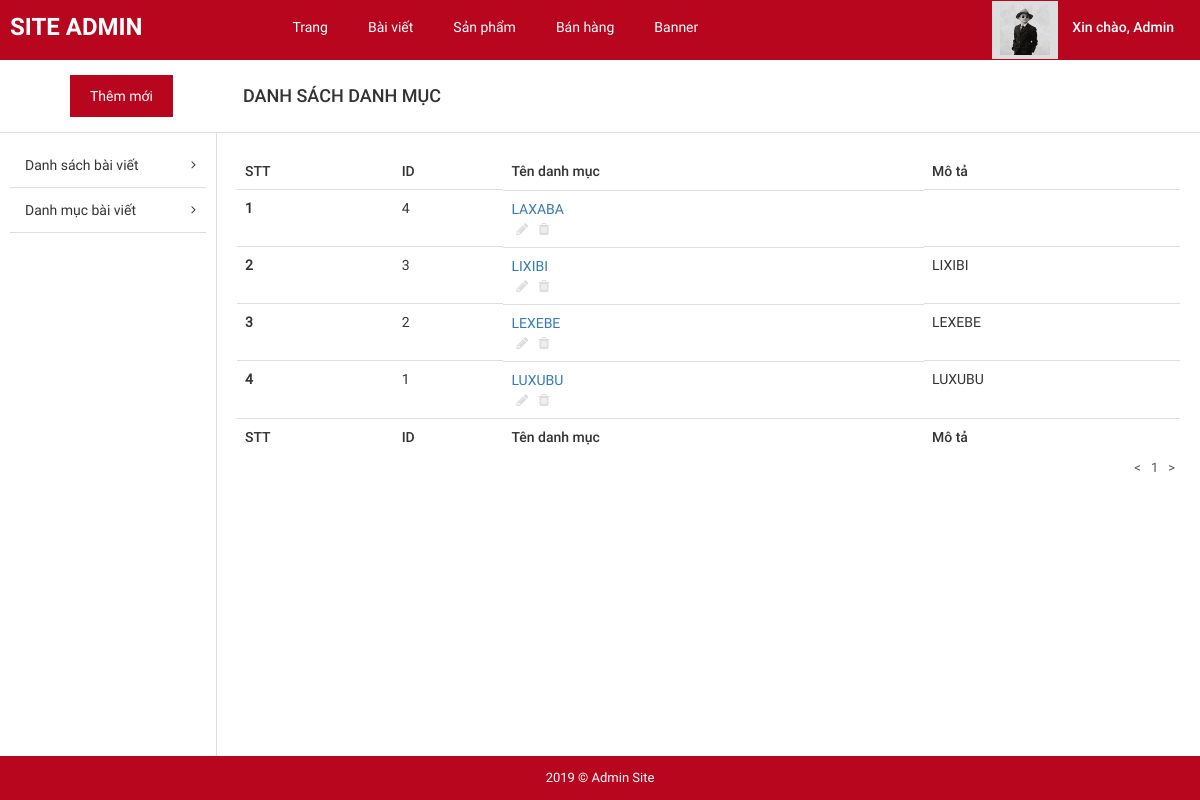
The app's page /shoe/admin/?page=list_cat (signed in) with its own data.
### tables this page shows
CREATE TABLE `tbl_user` (
  `username` varchar(30) NOT NULL,
  `name` char(50) DEFAULT NULL,
  `email` varchar(200) DEFAULT NULL,
  `phone` varchar(10) DEFAULT NULL,
  `address` varchar(200) DEFAULT NULL,
  `password` varchar(100) NOT NULL
);

CREATE TABLE `tbl_category` (
  `id` int(11) NOT NULL,
  `title` varchar(100) NOT NULL,
  `content` text NOT NULL
);

### shoe/admin/pages/list_cat.php (the view, shortened to what this page needs)
<div id="main-content-wp" class="list-cat-page">
    <div class="section" id="title-page">
        <div class="clearfix">
            <a href="?page=add_cat" title="" id="add-new" class="fl-left">Thêm mới</a>
            <h3 id="index" class="fl-left">Danh sách danh mục</h3>
        </div>
    </div>
    <div class="wrap clearfix">
        <div id="sidebar" class="fl-left">
            <ul id="list-cat">
                <li>
                    <a href="?page=list_post" title="">Danh sách bài viết</a>
                </li>
                <li>
                    <a href="?page=list_cat" title="">Danh mục bài viết</a>
                </li>
            </ul>
        </div>
        <div id="content" class="fl-right">
            <div class="section" id="detail-page">
                <div class="section-detail">
                    <div class="table-responsive">
                        <table class="table list-table-wp">
                            <thead>
                                <tr>
                                    <td><span class="thead-text">STT</span></td>
                                    <td><span class="thead-text">ID</span></td>
                                    <td><span class="thead-text">Tên danh mục</span></td>
                                    <td><span class="thead-text">Mô tả</span></td>
                                </tr>
                                <?php
                                    if(isset($_GET['trang'])){
                                        $get_trang = $_GET['trang'];
                                    }
                                    else{
                                        $get_trang = '';
                                    }
                                    if ($get_trang == '' || $get_trang == 1){
                                        $trang = 0;
                                    }
                                    else
                                    {
                                        $trang = ($get_trang*8)-8;
                                    }
                                ?>
                            </thead>
                            <tbody>
                               <?php
                               include("../config/dbconfig.php");
                               if (isset($_POST['s'])) {
                                    if ($_POST['s'] != '') {
                                        $s = $_POST['s'];
                                        $sql = "select * from tbl_category where id LIKE '%$s%' or title LIKE '%$s%' order by id desc limit $trang,8";
                                    }else {
                                        $sql = "select * from tbl_category order by id desc limit $trang,8";
                                    }
                                }else{
                                    $sql = "select * from tbl_category order by id desc limit $trang,8";
                                    }
                               $run = mysqli_query($conn, $sql);
                               $i = 0;
                               while ($row = mysqli_fetch_array($run)) {
                                  $i++;
                                  ;?>
                                  <tr>
                                    <th scope="row"><?php echo $i;?></th>
                                    <td><span class="tbody-text"><?php echo $row["id"];?></h3></span>
                                        <td class="clearfix">
                                            <div class="tb-title fl-left">
                                                <a href="" title=""><?php echo $row["title"];?></a>
                                            </div>
                                            <ul class="list-operation fl-right">
                                                <li><a href="?page=change_cat&id=<?php echo $row['id'];?>" title="Sửa" class="edit"><i class="fa fa-pencil" aria-hidden="true"></i></a></li>
                                                <li><a href="?page=delete_cat&id=<?php echo $row['id'];?>" title="Xóa" class="delete"><i class="fa fa-trash" aria-hidden="true"></i></a></li>
                                            </ul>
                                        </td>
                                        <td><span class="tbody-text"><?php echo $row["content"];?></span></td>
                                    </tr>
                                    <?php
                                }
                                ;?>
                            </tbody>
                            <thead>
                                <tr>
                                    <td><span class="thead-text">STT</span></td>
                                    <td><span class="thead-text">ID</span></td>
                                    <td><span class="thead-text">Tên danh mục</span></td>
                                    <td><span class="thead-text">Mô tả</span></td>
                                </tr>
                            </thead>
                        </table>
                    </div>
                </div>
            </div>
            <div class="section" id="paging-wp">
                <div class="section-detail clearfix">
                    <ul id="list-paging" class="fl-right">
                        <li>
                            <a href="" title=""><</a>
                        </li>
                        <?php
                            $sql_trang = "select * from tbl_category";
                            $run_trang = mysqli_query($conn,$sql_trang);
                            $sosanpham = mysqli_num_rows($run_trang);
                            $sotrang = ceil($sosanpham/8);
                            for($b=1;$b<=$sotrang;$b++){
                                echo '<li><a href="?page=list_cat&trang='.$b.'" style="text-decoration:none">'.' '.$b.' '.'</a></li>';
                            }
                            ?>
                        <li>
                            <a href="" title="">></a>
                        </li>
                    </ul>
                </div>
            </div>
        </div>
    </div>
</div>

### shoe/admin/inc/header.php (shortened to what this page needs)
<!DOCTYPE html>
<html>
    <head>
        <link href="public/css/bootstrap/bootstrap.min.css" rel="stylesheet" type="text/css"/>
        <link href="public/css/bootstrap/bootstrap-theme.min.css" rel="stylesheet" type="text/css"/>
        <link href="public/reset.css" rel="stylesheet" type="text/css"/>
        <link href="public/css/font-awesome/css/font-awesome.min.css" rel="stylesheet" type="text/css"/>
        <link href="public/style.css" rel="stylesheet" type="text/css"/>
        <link href="public/responsive.css" rel="stylesheet" type="text/css"/>
    </head>
    <body>
        <div id="site">
            <div id="container">
                <div id="header-wp">
                    <div class="wp-inner clearfix">
                        <a href="?page=list_product" title="" id="logo" class="fl-left">SITE ADMIN</a>
                        <ul id="main-menu" class="fl-left">
                            <li>
                                <a href="?page=list_page" title="">Trang</a>
                            </li>
                            <li>
                                <a href="?page=list_post" title="">Bài viết</a>
                            </li>
                            <li>
                                <a href="?page=list_product" title="">Sản phẩm</a>
                            </li>
                            <li>
                                <a href="?page=list_order" title="">Bán hàng</a>
                            </li>
                            <li>
                                <a href="?page=list_banner" title="">Banner</a>
                            </li>
                        </ul>
                        <div id="dropdown-user" class="dropdown dropdown-extended fl-right">
                            <button class="dropdown-toggle clearfix" type="button"  data-toggle="dropdown" aria-haspopup="true" aria-expanded="true">
                                <div id="thumb-circle" class="fl-left">
                                    <img src="public/images/img-admin.png" style="height: 50px;width: 50px;">
                                </div>
                                <?php
                                    include("../config/dbconfig.php");
                                    $email = $_SESSION['email'];
                                    $sql = "SELECT * from tbl_user where email = '$email'";
                                    $run = mysqli_query($conn, $sql);
                                    $row = mysqli_fetch_array($run);
                                ;?>
                                <h3 id="account" class="fl-right">Xin chào, <?php echo $row["name"];?></h3>
                            </button>
                        </div>
                    </div>
                </div>

### shoe/admin/public/css/import/global.css (style rules this page uses)
body { font-family: "Roboto Regular"; font-size: 14px; line-height: 24px; color: #333; }
.fl-left { float: left; }
.fl-right { float: right; }
img { max-width: 100%; height: auto; display: block; }
ul li { list-style: none!important; }
a { text-decoration: none!important; }
.dropdown .dropdown-toggle { background: none; border: none; outline: none; }

### shoe/admin/public/css/import/list_post.css (style rules this page uses)
#header-wp { background: #b7061e; }
#main-menu { margin-left: 120px; }
#main-menu li { float: left; }
#main-menu li a { display: block; color: #fff; padding: 15px 20px; }
#logo { font-family: 'Roboto Bold'; font-weight: normal; color: #fff; font-size: 24px; padding: 15px 10px; }
#thumb-circle { display: block; padding: 4px 8px; background: #ddd; }
#account { font-family: 'Roboto Medium'; font-weight: normal; color: #fff; padding: 14px 20px 14px 14px; }
#sidebar { width: 18%; padding: 10px; }
#content { width: 82%; border-left: 1px solid #ddd; padding: 20px; }
#title-page { border-bottom: 1px solid #ddd; }
#add-new { display: inline-block; color: #fff; background: #b7061e; padding: 9px 20px; margin: 15px 70px; }
#index { font-family: 'Roboto Medium'; font-weight: normal; text-transform: uppercase; font-size: 18px; padding: 24px 0px; }
#list-cat li { position: relative; }
#list-cat li a { position: relative; display: block; color: #333; padding: 10px 15px; border-bottom: 1px solid #ddd; }
#list-cat li a:after { position: absolute; content: '\f105'; font-family: 'FontAwesome'; top: 10px; right: 10px; font-size: 13px; }
.list-table-wp thead tr td { font-family: 'Roboto Medium'; font-weight: normal; }
.list-operation li { float: left; }
.list-operation li a { display: block; padding: 0px 5px; color: #ddd; }
.tb-title { width: 75%; display: -webkit-box; -webkit-line-clamp: 1; -moz-line-clamp: 1; -o-line-clamp: 1; -webkit-box-orient: vertical; -moz-box-orient: vertical; -o-box-orient: vertical; max-height: 100%; overflow: hidden; }
.list-operation { width: 100%; }
#list-paging li { float: left; }
#list-paging li a { display: inline-block; color: #555; font-size: 13px; padding: 0px 5px; }
#main-menu > li { position: relative; }

### shoe/admin/public/css/import/detail_order.css (style rules this page uses)
.table { margin-bottom: 0!important; }

### records on screen
tbl_user: name "Admin"
tbl_category: id "4", title "LAXABA"
tbl_category: id "3", title "LIXIBI", content "LIXIBI"
tbl_category: id "2", title "LEXEBE", content "LEXEBE"
tbl_category: id "1", title "LUXUBU", content "LUXUBU"
